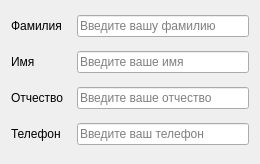
<?xml version="1.0" encoding="UTF-8"?>
<ui version="4.0">
 <class>Form</class>
 <widget class="QWidget" name="Form">
  <property name="geometry">
   <rect>
    <x>0</x>
    <y>0</y>
    <width>260</width>
    <height>164</height>
   </rect>
  </property>
  <property name="minimumSize">
   <size>
    <width>260</width>
    <height>164</height>
   </size>
  </property>
  <property name="maximumSize">
   <size>
    <width>260</width>
    <height>164</height>
   </size>
  </property>
  <property name="windowTitle">
   <string>Form</string>
  </property>
  <layout class="QVBoxLayout" name="verticalLayout">
   <item>
    <layout class="QHBoxLayout" name="horizontalLayout">
     <item>
      <widget class="QLabel" name="label">
       <property name="minimumSize">
        <size>
         <width>60</width>
         <height>30</height>
        </size>
       </property>
       <property name="maximumSize">
        <size>
         <width>400</width>
         <height>30</height>
        </size>
       </property>
       <property name="text">
        <string>Фамилия</string>
       </property>
      </widget>
     </item>
     <item>
      <widget class="QLineEdit" name="lineEditSurname">
       <property name="placeholderText">
        <string>Введите вашу фамилию</string>
       </property>
      </widget>
     </item>
    </layout>
   </item>
   <item>
    <layout class="QHBoxLayout" name="horizontalLayout_2">
     <item>
      <widget class="QLabel" name="label_2">
       <property name="minimumSize">
        <size>
         <width>60</width>
         <height>30</height>
        </size>
       </property>
       <property name="maximumSize">
        <size>
         <width>400</width>
         <height>30</height>
        </size>
       </property>
       <property name="text">
        <string>Имя</string>
       </property>
      </widget>
     </item>
     <item>
      <widget class="QLineEdit" name="lineEditName">
       <property name="placeholderText">
        <string>Введите ваше имя</string>
       </property>
      </widget>
     </item>
    </layout>
   </item>
   <item>
    <layout class="QHBoxLayout" name="horizontalLayout_3">
     <item>
      <widget class="QLabel" name="label_3">
       <property name="minimumSize">
        <size>
         <width>60</width>
         <height>30</height>
        </size>
       </property>
       <property name="maximumSize">
        <size>
         <width>400</width>
         <height>30</height>
        </size>
       </property>
       <property name="text">
        <string>Отчество</string>
       </property>
      </widget>
     </item>
     <item>
      <widget class="QLineEdit" name="lineEditSecondName">
       <property name="placeholderText">
        <string>Введите ваше отчество</string>
       </property>
      </widget>
     </item>
    </layout>
   </item>
   <item>
    <layout class="QHBoxLayout" name="horizontalLayout_4">
     <item>
      <widget class="QLabel" name="label_4">
       <property name="minimumSize">
        <size>
         <width>60</width>
         <height>30</height>
        </size>
       </property>
       <property name="maximumSize">
        <size>
         <width>400</width>
         <height>30</height>
        </size>
       </property>
       <property name="text">
        <string>Телефон</string>
       </property>
      </widget>
     </item>
     <item>
      <widget class="QLineEdit" name="lineEditPhoneNumber">
       <property name="placeholderText">
        <string>Введите ваш телефон</string>
       </property>
      </widget>
     </item>
    </layout>
   </item>
  </layout>
 </widget>
 <resources/>
 <connections/>
</ui>
